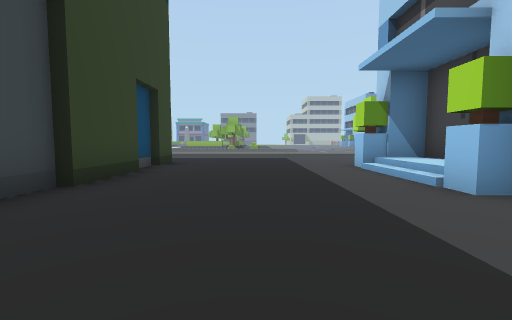
[1] (above)

24 first-person views from a walk through a 3-D level made in the Unity game engine. The camera is 1.2 m above the floor, tilts 4° down and sees 90° across. The floor is counted in squares, 2 m on a side. Each view is taken from the middle of a square. On the plan, view 1 faces up. The plan holds only what a view shows up to about 9 squares ahead; the rest is blank. The place goes on beyond the plan. Some surface patterns are stand-ins.

[2]
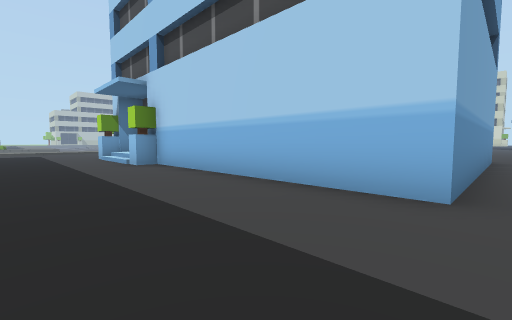

[3]
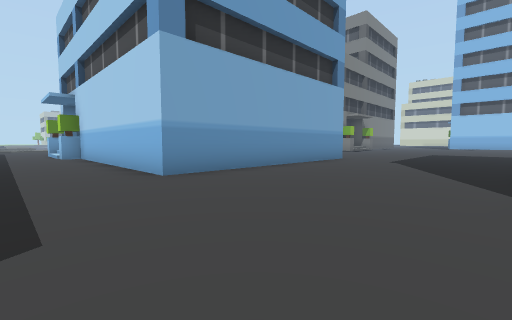

[4]
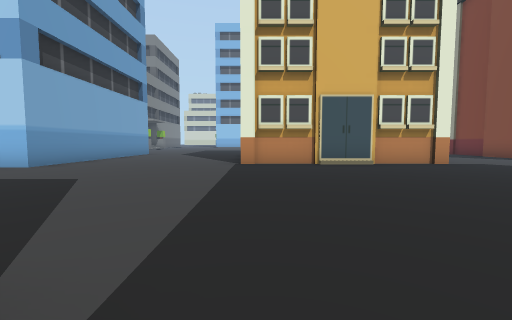

[5]
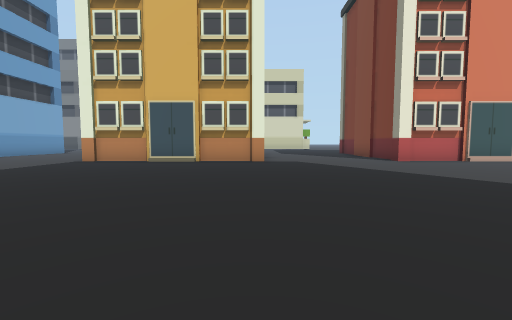

[6]
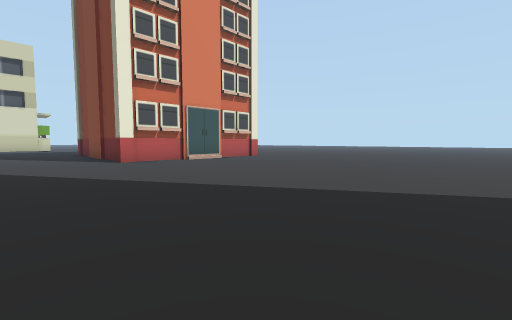

[7]
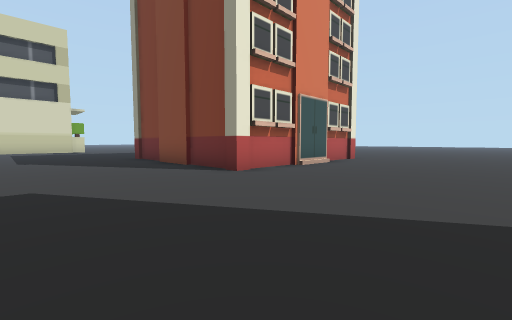

[8]
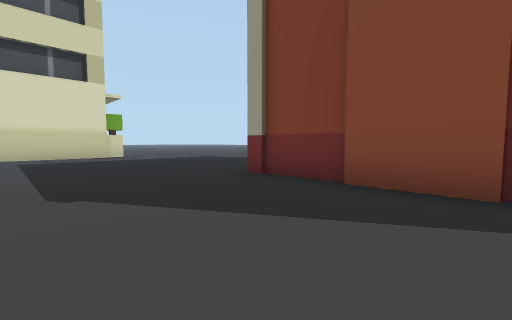

[9]
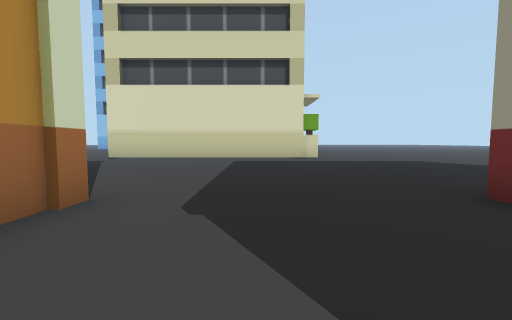

[10]
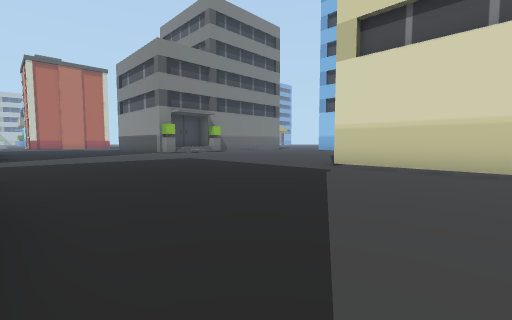

[11]
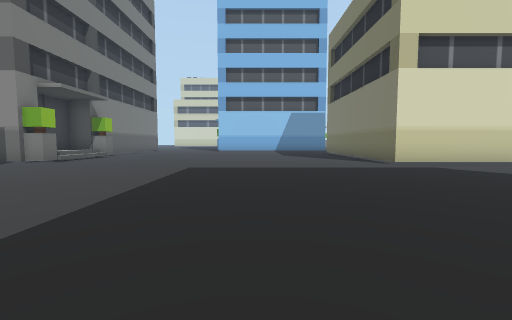

[12]
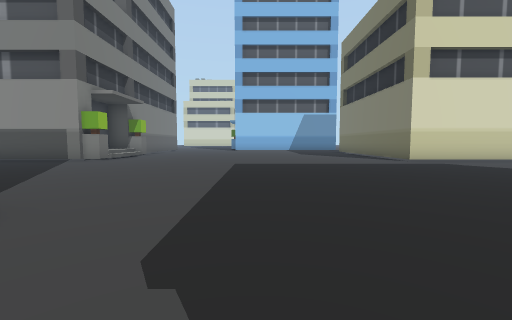

[13]
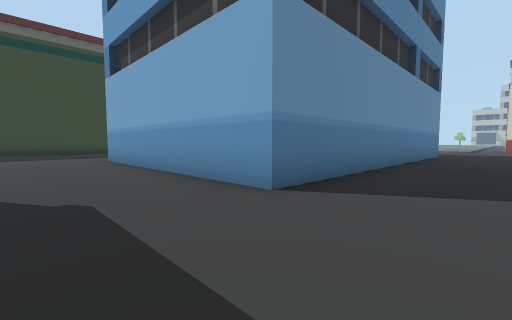

[14]
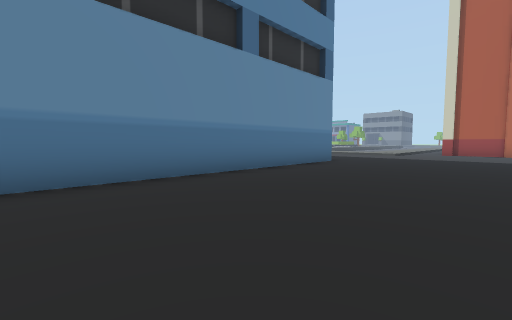

[15]
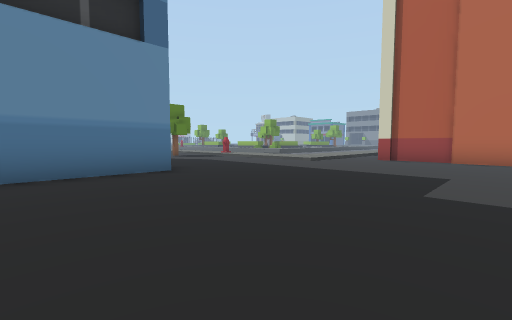

[16]
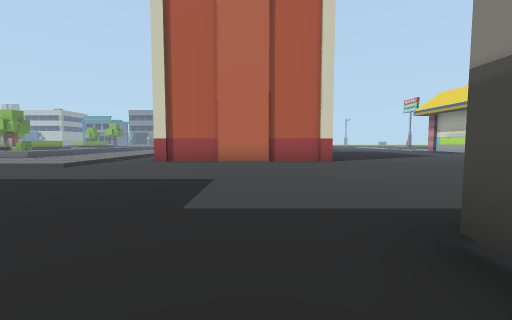

[17]
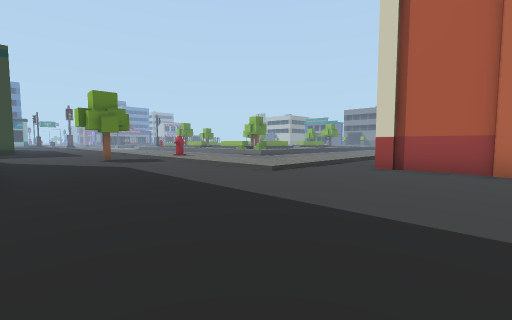

[18]
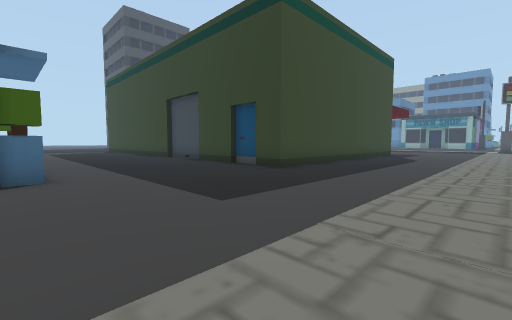

[19]
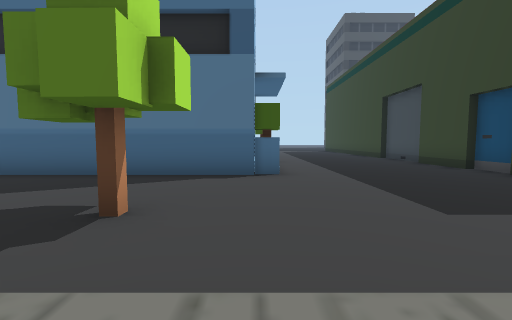

[20]
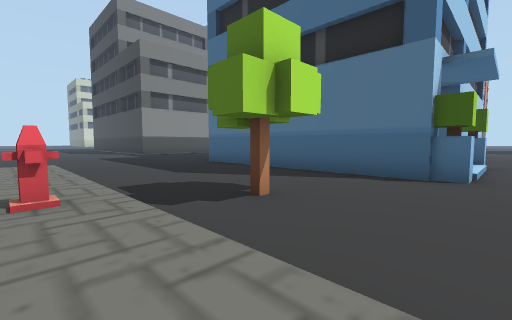

[21]
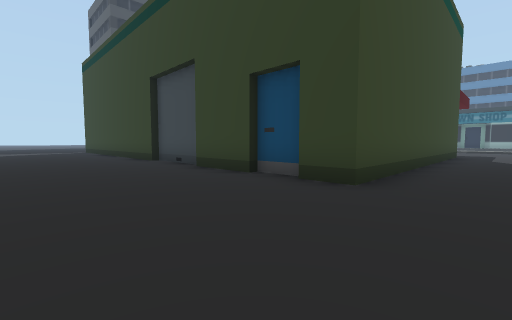

[22]
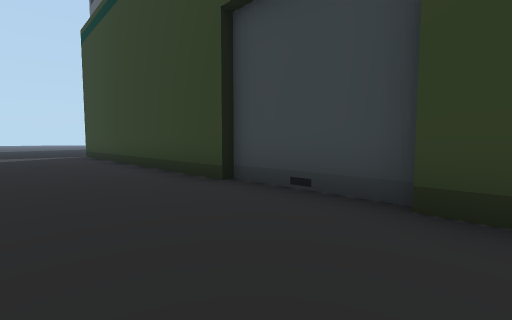

[23]
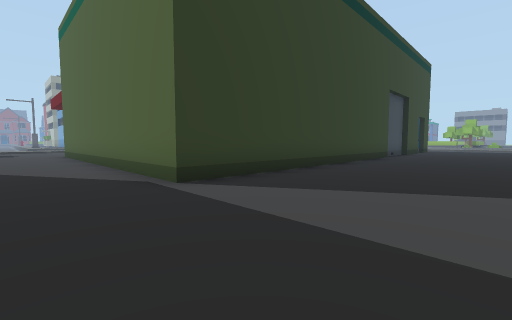

[24]
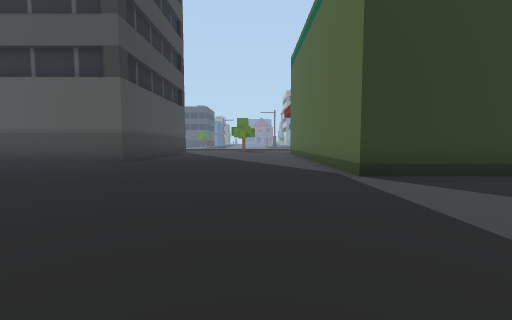

### Floor plan
Key: @ floor where view 1 was taken; # wall or solid block; . main floor; : floor 0.25 m higher than the main floor; + floor 0.5 m higher than the main floor; / step, stairs or slope; v drop or lower ground.
Columns run from 7 left of view 1 to 18 right of it. Each row starts with its distance up from view 1.
 14                 v:.######.
 13                 v:...##...
 12 ::::::::::::#:::::........
 11 //////////////////........
 10 ...........#..............
  9 ..........................
  8 ..........................
  7 #####....................
  6     #.....########.....#
  5     #.....+#     #.....
  4     #.....+      #.....
  3     #.....#      #....
  2     #.....#      #.... #
  1     #.....#      #.....#
  0     #..@..#      #.....##
 -1     #.....#      #......//
 -2     #.....#      #........
 -3     #.....########........
 -4     #.....................
 -5     #.....................
 -6     #.....................
 -7     #.....................
 -8 #####.....................
 -9 ...........#     .........
-10 ...........#     .........
-11 ...........#     ......###
-12 ...........#     ......#
-13 ...........#     ......#
-14 ##.........#    #......#
-15  #.....................#
-16  #.....................#
-17  #.....................#
-18  # ....................#
-19    ........######.......
-20    ........#      ......
-21    ........#       .....

Where each view was taken, in squares from view 1:
view 1: 0 up, 0 right, facing up
view 2: 4 down, 0 right, facing up-right
view 3: 8 down, 1 right, facing up-right
view 4: 9 down, 3 left, facing right
view 5: 14 down, 4 left, facing right
view 6: 16 down, 4 left, facing down-right
view 7: 15 down, 0 right, facing down-right
view 8: 15 down, 6 right, facing down-right
view 9: 16 down, 7 right, facing right
view 10: 14 down, 10 right, facing up-right
view 11: 7 down, 9 right, facing right
view 12: 6 down, 8 right, facing right
view 13: 6 down, 12 right, facing up-left
view 14: 1 down, 14 right, facing up-left
view 15: 4 up, 15 right, facing up-left
view 16: 5 up, 15 right, facing up
view 17: 7 up, 14 right, facing up-left
view 18: 12 up, 3 right, facing down-left
view 19: 12 up, 3 right, facing down
view 20: 12 up, 2 right, facing down-right
view 21: 9 up, 1 right, facing down-left
view 22: 4 up, 0 right, facing down-left
view 23: 10 down, 1 right, facing up-left
view 24: 10 down, 2 right, facing left
